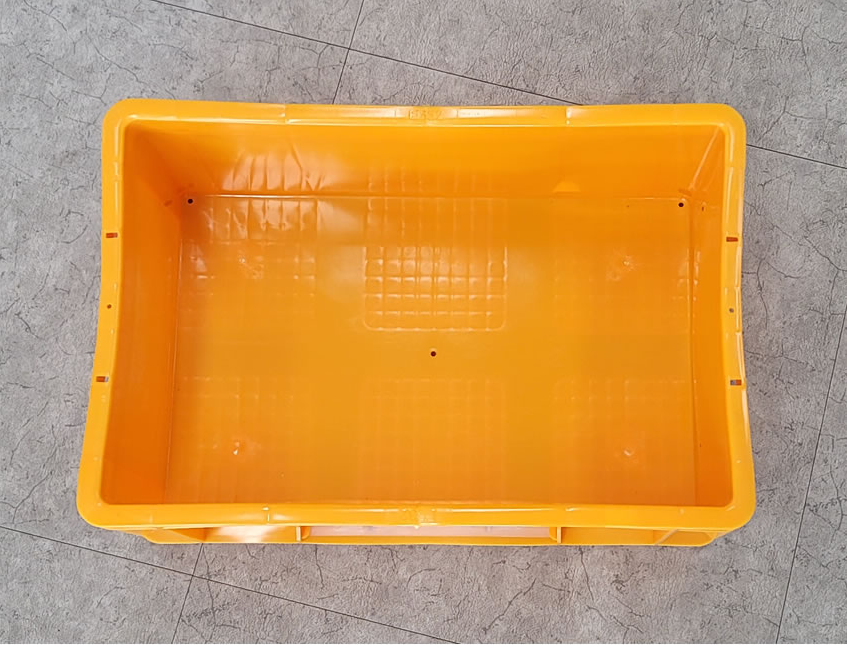
#> input picture pallet_box.png, 849 x 645 px
$ python demo_offline.py
#> lines starting #> are read from the running program, lines starting #| are printed output that depends on the picture; after the words box and inside, x2 and y2 are one past the last pixel; in counts of white or black regions, pixels touching at a corner belong together
### box_pose/segmentation.py
"""HSV segmentation for the yellow/orange pallet box."""

from __future__ import annotations

from dataclasses import dataclass

import cv2
import numpy as np


@dataclass(frozen=True)
class MaskStats:
    image_area: int
    total_mask_area: int
    dominant_area: int
    dominant_fraction: float
    significant_components: int

    def to_dict(self) -> dict[str, int | float]:
        return {
            "image_area": self.image_area,
            "total_mask_area": self.total_mask_area,
            "dominant_area": self.dominant_area,
            "dominant_fraction": self.dominant_fraction,
            "significant_components": self.significant_components,
        }


def segment_yellow_box(
    image_bgr: np.ndarray,
    *,
    lower_hsv: tuple[int, int, int] = (5, 70, 70),
    upper_hsv: tuple[int, int, int] = (45, 255, 255),
    morph_kernel_size: int = 7,
    keep_largest_component: bool = True,
) -> tuple[np.ndarray, MaskStats]:
    """Return a cleaned 0/255 mask for yellow/orange box evidence.

    The default keeps the historic dominant-component behavior used by the
    simple OBB estimator. Partial-crop fitting can request all cleaned yellow
    components because separated rims and walls are still useful evidence.
    """

    image = _require_bgr(image_bgr)
    hsv = cv2.cvtColor(image, cv2.COLOR_BGR2HSV)
    raw = cv2.inRange(hsv, np.array(lower_hsv, dtype=np.uint8), np.array(upper_hsv, dtype=np.uint8))

    kernel_size = max(int(morph_kernel_size), 1)
    kernel = cv2.getStructuringElement(cv2.MORPH_ELLIPSE, (kernel_size, kernel_size))
    cleaned = cv2.morphologyEx(raw, cv2.MORPH_OPEN, kernel)
    cleaned = cv2.morphologyEx(cleaned, cv2.MORPH_CLOSE, kernel)

    if keep_largest_component:
        return _largest_component(cleaned)
    return np.where(cleaned > 0, 255, 0).astype(np.uint8), _mask_stats(cleaned)


def _largest_component(mask: np.ndarray) -> tuple[np.ndarray, MaskStats]:
    mask_u8 = (np.asarray(mask) > 0).astype(np.uint8)
    base_stats = _mask_stats(mask_u8)
    total_area = base_stats.total_mask_area
    if total_area == 0:
        empty = np.zeros_like(mask_u8, dtype=np.uint8)
        return empty, base_stats

    count, labels, stats, _ = cv2.connectedComponentsWithStats(mask_u8, connectivity=8)
    if count <= 1:
        empty = np.zeros_like(mask_u8, dtype=np.uint8)
        return empty, base_stats

    areas = stats[1:, cv2.CC_STAT_AREA]
    dominant_index = int(np.argmax(areas)) + 1
    component = np.where(labels == dominant_index, 255, 0).astype(np.uint8)
    return component, base_stats


def _mask_stats(mask: np.ndarray) -> MaskStats:
    mask_u8 = (np.asarray(mask) > 0).astype(np.uint8)
    image_area = int(mask_u8.size)
    total_area = int(np.count_nonzero(mask_u8))
    if total_area == 0:
        return MaskStats(image_area, 0, 0, 0.0, 0)

    count, _, stats, _ = cv2.connectedComponentsWithStats(mask_u8, connectivity=8)
    if count <= 1:
        return MaskStats(image_area, total_area, 0, 0.0, 0)

    areas = stats[1:, cv2.CC_STAT_AREA]
    dominant_area = int(np.max(areas)) if areas.size else 0
    significant_threshold = max(int(round(dominant_area * 0.05)), 1)
    significant_components = int(np.count_nonzero(areas >= significant_threshold))
    dominant_fraction = float(dominant_area / total_area) if total_area else 0.0
    return MaskStats(image_area, total_area, dominant_area, dominant_fraction, significant_components)


def _require_bgr(image_bgr: np.ndarray) -> np.ndarray:
    image = np.asarray(image_bgr)
    if image.ndim != 3 or image.shape[2] != 3:
        raise ValueError(f"image_bgr must have shape HxWx3, got {image.shape}")
    if image.dtype != np.uint8:
        image = np.clip(image, 0, 255).astype(np.uint8)
    return image

### box_pose/geometry.py
"""Geometry primitives for box yaw and center estimation."""

from __future__ import annotations

from dataclasses import dataclass
import math
from typing import Any

import cv2
import numpy as np

from .segmentation import MaskStats


FORBIDDEN_OUTPUT_FIELDS = {
    "address",
    "command_recommended",
    "power",
    "servo",
    "target_t5_T_ee",
}


@dataclass(frozen=True)
class CameraIntrinsics:
    fx: float
    fy: float
    cx: float
    cy: float

    # [6 lines left out: function from_mapping, not called in this run]


@dataclass(frozen=True)
class Confidence:
    ok: bool
    score: float
    reasons: tuple[str, ...]

    def to_dict(self) -> dict[str, Any]:
        return {"ok": self.ok, "score": self.score, "reasons": list(self.reasons)}


@dataclass(frozen=True)
class PixelBoxEstimate:
    pixel_obb: dict[str, Any]
    mask_stats: MaskStats
    confidence: Confidence
    yaw_mod_180: float
    long_axis_image: tuple[float, float]
    short_axis_image: tuple[float, float]
    failure_reasons: tuple[str, ...]

    def to_dict(self) -> dict[str, Any]:
        return safe_output_dict(
            {
                "pixel_obb": self.pixel_obb,
                "mask_stats": self.mask_stats.to_dict(),
                "confidence": self.confidence.to_dict(),
                "yaw_mod_180": self.yaw_mod_180,
                "yaw_frame": "image",
                "long_axis_image": list(self.long_axis_image),
                "short_axis_image": list(self.short_axis_image),
                "failure_reasons": list(self.failure_reasons),
            }
        )


@dataclass(frozen=True)
class MetricBoxEstimate:
    camera_T_box: np.ndarray | None
    t5_T_box: np.ndarray | None
    long_axis_camera: tuple[float, float, float] | None
    short_axis_camera: tuple[float, float, float] | None
    long_axis_t5: tuple[float, float, float] | None
    short_axis_t5: tuple[float, float, float] | None
    yaw_mod_180: float | None
    yaw_frame: str
    long_length_m: float | None
    short_length_m: float | None
    confidence: Confidence
    failure_reasons: tuple[str, ...]

    # [17 lines left out: function to_dict, not called in this run]


@dataclass(frozen=True)
class KnownSizeBoxEstimate:
    center_image: tuple[float, float] | None
    center_top_camera_m: tuple[float, float, float] | None
    yaw_mod_180: float | None
    long_axis_image: tuple[float, float] | None
    short_axis_image: tuple[float, float] | None
    model_corners: tuple[tuple[float, float], ...] | None
    model_long_length_px: float | None
    model_short_length_px: float | None
    depth_reference_m: float | None
    box_long_m: float
    box_short_m: float
    box_height_m: float
    projection_plane: str
    support: dict[str, Any]
    confidence: Confidence
    failure_reasons: tuple[str, ...]

    # [28 lines left out: function to_dict, not called in this run]


@dataclass(frozen=True)
class KnownSizeFitCandidate:
    yaw: float
    yaw_lines: list[dict[str, Any]]
    line_support_fraction: float
    u_axis: np.ndarray
    v_axis: np.ndarray
    center: np.ndarray
    corners: np.ndarray
    long_len_px: float
    short_len_px: float
    pair_support: dict[str, Any] | None
    perimeter_support: dict[str, Any]
    score: float
    support: dict[str, Any]


def estimate_pixel_box(
    mask: np.ndarray,
    mask_stats: MaskStats,
    *,
    min_area_fraction: float = 0.03,
    min_dominant_fraction: float = 0.70,
    min_aspect_ratio: float = 1.25,
    min_fill_ratio: float = 0.45,
    max_significant_components: int = 3,
) -> PixelBoxEstimate:
    """Estimate image-frame box center and yaw from a binary mask."""

    mask_u8 = _require_mask(mask)
    contour = largest_contour(mask_u8)
    if contour is None:
        confidence = Confidence(False, 0.0, ("no_contour",))
        return PixelBoxEstimate({}, mask_stats, confidence, math.nan, (math.nan, math.nan), (math.nan, math.nan), confidence.reasons)

    rect = cv2.minAreaRect(contour)
    corners = cv2.boxPoints(rect).astype(np.float64)
    center, long_axis, short_axis, long_len, short_len = _axes_from_corners(corners)
    yaw = yaw_mod_180_from_axis(long_axis)
    obb_area = max(float(long_len * short_len), 1e-9)
    contour_area = float(cv2.contourArea(contour))
    support_area = float(min(contour_area, mask_stats.dominant_area))
    fill_ratio = support_area / obb_area
    aspect_ratio = float(long_len / max(short_len, 1e-9))

    reasons: list[str] = []
    if mask_stats.image_area <= 0 or mask_stats.dominant_area / mask_stats.image_area < min_area_fraction:
        reasons.append("mask_area_too_small")
    if mask_stats.dominant_fraction < min_dominant_fraction:
        reasons.append("dominant_component_too_weak")
    if mask_stats.significant_components > max_significant_components:
        reasons.append("mask_fragmented")
    if aspect_ratio < min_aspect_ratio:
        reasons.append("aspect_ratio_ambiguous")
    if fill_ratio < min_fill_ratio:
        reasons.append("partial_or_sparse_contour")

    score = confidence_score(reasons, aspect_ratio=aspect_ratio, fill_ratio=fill_ratio)
    confidence = Confidence(not reasons, score, tuple(reasons))
    pixel_obb = {
        "center": center.tolist(),
        "corners": corners.tolist(),
        "long_length_px": float(long_len),
        "short_length_px": float(short_len),
        "aspect_ratio": aspect_ratio,
        "fill_ratio": fill_ratio,
    }
    return PixelBoxEstimate(
        pixel_obb=pixel_obb,
        mask_stats=mask_stats,
        confidence=confidence,
        yaw_mod_180=float(yaw),
        long_axis_image=tuple(float(v) for v in long_axis),
        short_axis_image=tuple(float(v) for v in short_axis),
        failure_reasons=confidence.reasons,
    )


# [543 lines left out: functions estimate_known_size_box, estimate_metric_box, evaluate_still_frame_spread, yellow_edge_mask, hough_line_segments, annotate_line_depths and 4 more, not called in this run]


def known_size_scale_candidates() -> tuple[float, ...]:
    return (0.84, 0.90, 0.96, 1.0, 1.04, 1.10, 1.16)


# [328 lines left out: functions scale_expected_length, known_size_fit_candidate_score, weighted_circular_mean_mod_180, choose_model_long_length, choose_long_center, choose_short_axis_pair and 9 more, not called in this run]


def largest_contour(mask: np.ndarray) -> np.ndarray | None:
    contours, _ = cv2.findContours(_require_mask(mask), cv2.RETR_EXTERNAL, cv2.CHAIN_APPROX_SIMPLE)
    if not contours:
        return None
    return max(contours, key=cv2.contourArea)


# [117 lines left out: functions boundary_pixels, backproject_pixels_with_depth, points_match_plane, intersect_pixels_with_plane, fit_plane, plane_basis and 1 more, not called in this run]


def yaw_mod_180_from_axis(axis_xy: np.ndarray) -> float:
    axis = normalize(np.asarray(axis_xy, dtype=np.float64).reshape(-1)[:2])
    angle = math.degrees(math.atan2(float(axis[1]), float(axis[0])))
    return angle % 180.0


def confidence_score(reasons: list[str] | tuple[str, ...], *, aspect_ratio: float, fill_ratio: float) -> float:
    if reasons:
        return 0.0
    aspect_term = min(max((aspect_ratio - 1.0) / 1.0, 0.0), 1.0)
    fill_term = min(max(fill_ratio, 0.0), 1.0)
    return float(round(0.5 + 0.25 * aspect_term + 0.25 * fill_term, 3))


# [16 lines left out: functions max_pairwise_distance, yaw_spread_mod_180, not called in this run]


def angle_distance_mod_180(a: float, b: float) -> float:
    delta = abs((float(a) - float(b)) % 180.0)
    return min(delta, 180.0 - delta)


def safe_output_dict(data: dict[str, Any]) -> dict[str, Any]:
    forbidden = sorted(_find_forbidden_fields(data))
    if forbidden:
        raise ValueError(f"Unsafe robot command fields are forbidden: {sorted(forbidden)}")
    return data


def _find_forbidden_fields(value: Any) -> set[str]:
    found: set[str] = set()
    if isinstance(value, dict):
        for key, item in value.items():
            if key in FORBIDDEN_OUTPUT_FIELDS:
                found.add(str(key))
            found.update(_find_forbidden_fields(item))
    elif isinstance(value, (list, tuple)):
        for item in value:
            found.update(_find_forbidden_fields(item))
    return found


# [7 lines left out: function require_transform, not called in this run]


def normalize(vector: np.ndarray, *, eps: float = 1e-9) -> np.ndarray:
    arr = np.asarray(vector, dtype=np.float64)
    norm = float(np.linalg.norm(arr))
    if norm < eps:
        raise ValueError("Cannot normalize a near-zero vector.")
    return arr / norm


def _axes_from_corners(corners: np.ndarray) -> tuple[np.ndarray, np.ndarray, np.ndarray, float, float]:
    pts = np.asarray(corners, dtype=np.float64).reshape(4, 2)
    center = np.mean(pts, axis=0)
    edges = [(pts[(i + 1) % 4] - pts[i]) for i in range(4)]
    lengths = np.array([np.linalg.norm(edge) for edge in edges], dtype=np.float64)
    long_index = int(np.argmax(lengths))
    long_axis = normalize(edges[long_index])
    short_candidates = [
        edge
        for edge, length in zip(edges, lengths)
        if 1e-9 < length < lengths[long_index] * 0.95
    ]
    if short_candidates:
        short_axis = normalize(short_candidates[0])
    else:
        short_axis = np.array([-long_axis[1], long_axis[0]], dtype=np.float64)
    short_axis = short_axis - np.dot(short_axis, long_axis) * long_axis
    if np.linalg.norm(short_axis) < 1e-9:
        short_axis = np.array([-long_axis[1], long_axis[0]], dtype=np.float64)
    short_axis = normalize(short_axis)
    long_len = float(lengths[long_index])
    short_len = float(np.min(lengths))
    return center, long_axis, short_axis, max(long_len, short_len), min(long_len, short_len)


def _require_mask(mask: np.ndarray) -> np.ndarray:
    arr = np.asarray(mask)
    if arr.ndim != 2:
        raise ValueError(f"mask must be 2D, got {arr.shape}")
    return np.where(arr > 0, 255, 0).astype(np.uint8)


# [46 lines left out: functions _metric_failure, _known_size_failure, not called in this run]

### demo_offline.py
#!/usr/bin/env python3
"""Run the Phase 0 offline pallet-box estimator."""

from __future__ import annotations

import argparse
import json
from pathlib import Path

import cv2

from box_pose import estimate_pixel_box, segment_yellow_box
from box_pose.visualization import draw_pixel_estimate


def parse_args() -> argparse.Namespace:
    parser = argparse.ArgumentParser(description="Estimate yellow box pixel yaw from an offline image.")
    parser.add_argument("--image", default="pallet_box.png", help="Input image path.")
    parser.add_argument("--save-debug", nargs="?", const="pallet_box_debug.png", help="Save debug overlay image.")
    parser.add_argument("--mask-output", help="Optional path for the binary mask.")
    return parser.parse_args()


def main() -> int:
    args = parse_args()
    image_path = Path(args.image)
    image = cv2.imread(str(image_path), cv2.IMREAD_COLOR)
#> image is the input picture: shape (645, 849, 3); mean B, G, R 89.4, 151.2, 201.7
    if image is None:
        raise SystemExit(f"Failed to read image: {image_path}")

    mask, stats = segment_yellow_box(image)
#> in segment_yellow_box, `hsv = cv2.cvtColor(image, cv2.COLOR_BGR2HSV)`: hsv: shape (645, 849, 3); mean H, S, V 21.2, 124.6, 201.8
#> in segment_yellow_box, `raw = cv2.inRange(hsv, np.array(lower_hsv, dtype=np.uint8), np.array(u..`:
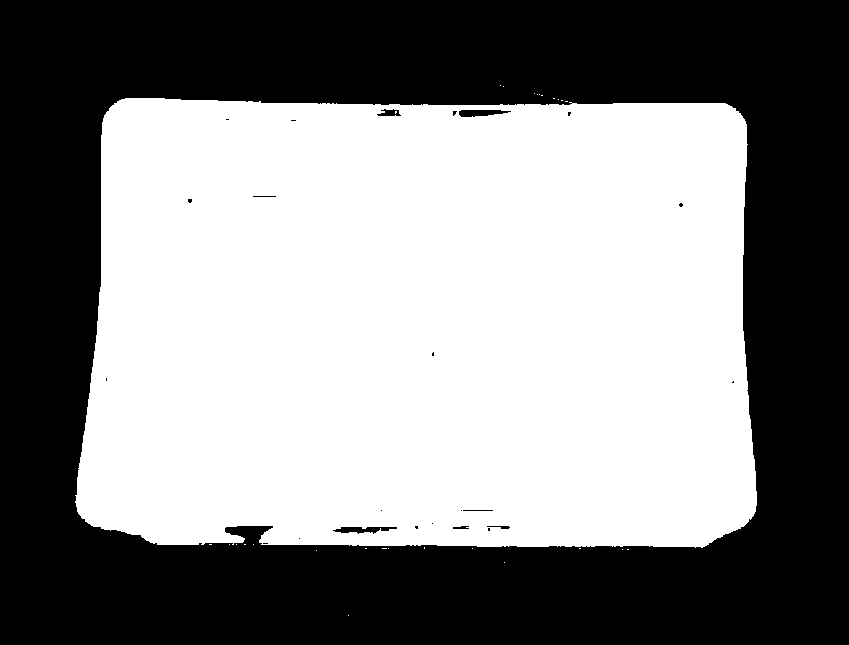
#> raw: shape (645, 849); 52.4% white; 24 black regions (16 under 20 px), largest, box (x1, y1, x2, y2) and area: (0, 0, 849, 645) 259992, (333, 527, 397, 534) 271, (459, 110, 511, 117) 261
#> in segment_yellow_box, `cleaned = cv2.morphologyEx(raw, cv2.MORPH_OPEN, kernel)`:
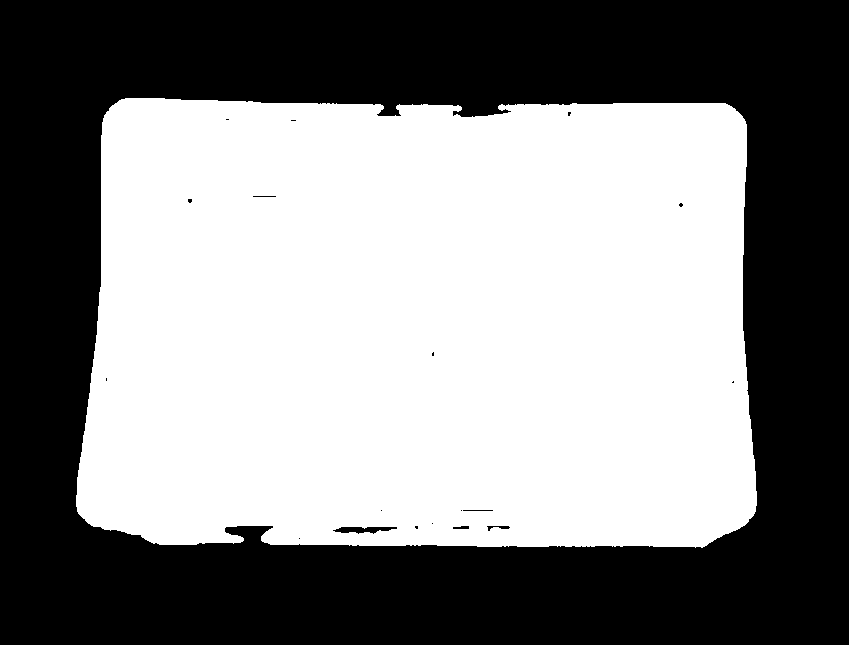
#> cleaned: shape (645, 849); 52.3% white; 19 black regions (13 under 20 px), largest, box (x1, y1, x2, y2) and area: (0, 0, 849, 645) 260781, (333, 527, 397, 534) 283, (487, 526, 510, 531) 53, (453, 526, 469, 529) 40, (463, 510, 493, 511) 30, (253, 196, 276, 197) 23
#> in segment_yellow_box, `cleaned = cv2.morphologyEx(cleaned, cv2.MORPH_CLOSE, kernel)`:
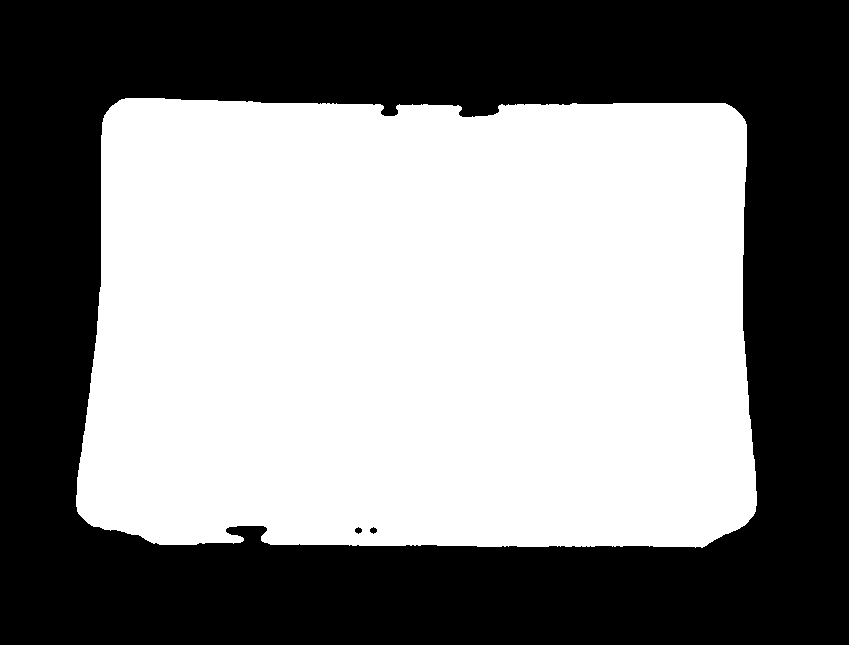
#> cleaned: shape (645, 849); 52.4% white; 3 black regions, box (x1, y1, x2, y2) and area: (0, 0, 849, 645) 260653, (355, 527, 362, 534) 33, (370, 527, 377, 534) 33
#> in _mask_stats, `total_area = int(np.count_nonzero(mask_u8))`: total_area = 286886
#> in _mask_stats, `count, _, stats, _ = cv2.connectedComponentsWithStats(mask_u8, connect..`: count = 2; stats = [[0, 0, 849, 645, 260719], [76, 98, 681, 450, 286886]]
#> in _mask_stats, `areas = stats[1:, cv2.CC_STAT_AREA]`: areas = [286886]
#> in _mask_stats, `dominant_area = int(np.max(areas)) if areas.size else 0`: dominant_area = 286886
#> in _mask_stats, `significant_threshold = max(int(round(dominant_area * 0.05)), 1)`: significant_threshold = 14344
#> in _mask_stats, `significant_components = int(np.count_nonzero(areas >= significant_thr..`: significant_components = 1
#> in _largest_component, `total_area = base_stats.total_mask_area`: total_area = 286886
#> in _largest_component, `count, labels, stats, _ = cv2.connectedComponentsWithStats(mask_u8, co..`: labels: shape (645, 849) int32; values 0 (black) and 1 (white), 52.4% white; 3 black regions
#> in _largest_component, `count, labels, stats, _ = cv2.connectedComponentsWithStats(mask_u8, co..`: count = 2
#> in _largest_component, `areas = stats[1:, cv2.CC_STAT_AREA]`: areas = [286886]
#> in _largest_component, `dominant_index = int(np.argmax(areas)) + 1`: dominant_index = 1
    estimate = estimate_pixel_box(mask, stats)
#> in largest_contour, `contours, _ = cv2.findContours(_require_mask(mask), cv2.RETR_EXTERNAL,..`: contours = 1 contour; box (x1, y1, x2, y2) and area: (76, 98, 757, 548) 285848
#> in estimate_pixel_box, `contour = largest_contour(mask_u8)`: contour = contour of 483 points, box (x1, y1, x2, y2) (76, 98, 757, 548), area 285848
#> in estimate_pixel_box, `rect = cv2.minAreaRect(contour)`: rect = ((417.1, 322.6), (446, 680), -89.64)
#> in estimate_pixel_box, `corners = cv2.boxPoints(rect).astype(np.float64)`: corners = [[755.7, 547.8], [75.7, 543.5], [78.5, 97.46], [758.5, 101.7]]
#> in _axes_from_corners, `pts = np.asarray(corners, dtype=np.float64).reshape(4, 2)`: pts has the same summary as corners in estimate_pixel_box
#> in _axes_from_corners, `center = np.mean(pts, axis=0)`: center = [417.1, 322.6]
#> in _axes_from_corners, `edges = [(pts[(i + 1) % 4] - pts[i]) for i in range(4)]`: edges = [[-680, -4.28], [2.81, -446], [680, 4.28], [-2.81, 446]]
#> in _axes_from_corners, `lengths = np.array([np.linalg.norm(edge) for edge in edges], dtype=np...`: lengths = [680, 446, 680, 446]
#> in _axes_from_corners, `long_index = int(np.argmax(lengths))`: long_index = 2
#> in normalize, `arr = np.asarray(vector, dtype=np.float64)`: arr = [680, 4.28]
#> in normalize, `norm = float(np.linalg.norm(arr))`: norm = 680
#> in _axes_from_corners, `long_axis = normalize(edges[long_index])`: long_axis = [1, 0.00629]
#> in _axes_from_corners, `short_candidates = [ edge for edge, length in zip(edges, lengths) if 1..`: short_candidates = [[2.81, -446], [-2.81, 446]]
#> in _axes_from_corners, `short_axis = normalize(short_candidates[0])`: short_axis = [0.00629, -1]
#> in _axes_from_corners, `long_len = float(lengths[long_index])`: long_len = 680
#> in _axes_from_corners, `short_len = float(np.min(lengths))`: short_len = 446
#> in estimate_pixel_box, `center, long_axis, short_axis, long_len, short_len = _axes_from_corner..`: center = [417.1, 322.6]; long_axis = [1, 0.00629]; short_axis = [0.00629, -1]; long_len = 680; short_len = 446
#> in yaw_mod_180_from_axis, `axis = normalize(np.asarray(axis_xy, dtype=np.float64).reshape(-1)[:2])`: axis = [1, 0.00629]
#> in yaw_mod_180_from_axis, `angle = math.degrees(math.atan2(float(axis[1]), float(axis[0])))`: angle = 0.36
#> in estimate_pixel_box, `obb_area = max(float(long_len * short_len), 1e-9)`: obb_area = 303317.4
#> in estimate_pixel_box, `contour_area = float(cv2.contourArea(contour))`: contour_area = 285848
#> in estimate_pixel_box, `fill_ratio = support_area / obb_area`: fill_ratio = 0.942
#> in estimate_pixel_box, `aspect_ratio = float(long_len / max(short_len, 1e-9))`: aspect_ratio = 1.52
#> in confidence_score, `aspect_term = min(max((aspect_ratio - 1.0) / 1.0, 0.0), 1.0)`: aspect_term = 0.525
#> in confidence_score, `fill_term = min(max(fill_ratio, 0.0), 1.0)`: fill_term = 0.942
#> in estimate_pixel_box, `score = confidence_score(reasons, aspect_ratio=aspect_ratio, fill_rati..`: score = 0.867
#> in estimate_pixel_box, `pixel_obb = { "center": center.tolist(), "corners": corners.tolist(), ..`: pixel_obb = {'center': [417.1, 322.6], 'corners': [[755.7, 547.8], [75.7, 543.5], [78.5, 97.46], [758.5, 101.7]], 'long_length_px': 680, 'short_length_px': 446, 'aspect_ratio': 1.52, 'fill_ratio': 0.942}

    if args.mask_output:
        cv2.imwrite(str(args.mask_output), mask)
    if args.save_debug:
        overlay = draw_pixel_estimate(image, estimate)
        cv2.imwrite(str(args.save_debug), overlay)

    print(json.dumps(estimate.to_dict(), indent=2, sort_keys=True))
#> (printed output is left out)
    return 0 if estimate.confidence.ok else 2


if __name__ == "__main__":
    raise SystemExit(main())
#> (the program exits here)
